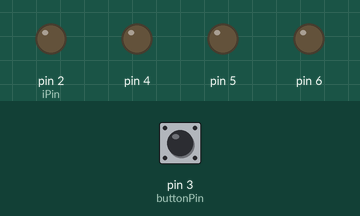
Bench run of a sketch on a simulated Arduino Uno, built with avr-gcc and run on an emulated ATmega328P. Shown: output pins drawn as LEDs (lit = HIGH). Dashed ring = blinking. The test bench sets the inputs (shaded band); at power-on: pin 3 (buttonPin) LOW.

Above: at 1.2 s.
1.3 s: pin 3 (buttonPin) pulled HIGH for 0.15 s
At 1.55 s:
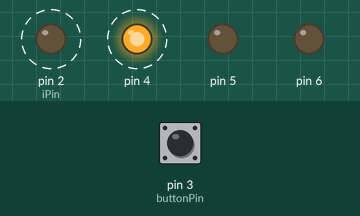
At 1.95 s:
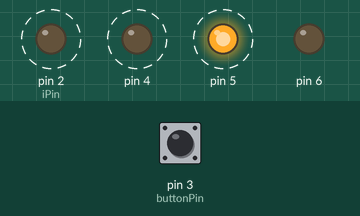
4.3 s: pin 3 (buttonPin) pulled HIGH for 3.2 s
At 4.8 s:
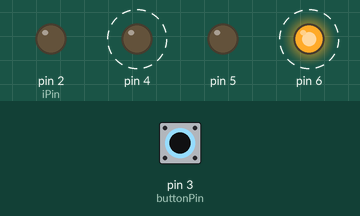
Timing chart, 0 to 9.8 s (numbered marks = the images above; inputs shaded):
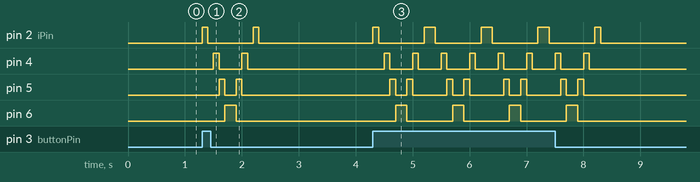

The sketch:

chaser_Pattern.ino
```cpp
// Define the number of LEDs and starting pin
const int numLED = 5;
const int iPin = 2;
const int buttonPin = 3;

void setup() {
  // put your setup code here, to run once:
  for(int i = 0; i < numLED; i++){
    pinMode(iPin+i, OUTPUT);
    pinMode(buttonPin, INPUT);
  }

}

void loop() {
  // put your main code here, to run repeatedly:
  int buttonState = digitalRead(buttonPin);
  if(buttonState == HIGH){
  for(int i=0; i<numLED; i++){
    digitalWrite(iPin+i, HIGH);
    delay(100);
    digitalWrite(iPin+i, LOW);
  }
  for(int i=numLED-1; i>=0; i--){
    digitalWrite(iPin+i, HIGH);
    delay(100);
    digitalWrite(iPin+i, LOW);
  }
  }
}
```

Measured:
- after the input at 1.3 s, pin 2 (iPin): alternates HIGH for 0.10 s and LOW for 0.80 s, 4 changes in all, then stays LOW, starting at once; pin 4: alternates HIGH for 0.10 s and LOW for 0.40 s, 4 changes in all, then stays LOW, starting after 0.20 s
- after the input at 4.3 s, pin 2 (iPin): goes HIGH 0.10 s, 3 × (LOW 0.80 s, HIGH 0.20 s), LOW 0.80 s, HIGH 0.10 s, then LOW, starting at once; pin 4: alternates HIGH for 0.10 s and LOW for 0.40 s, 16 changes in all, then stays LOW, starting after 0.20 s
